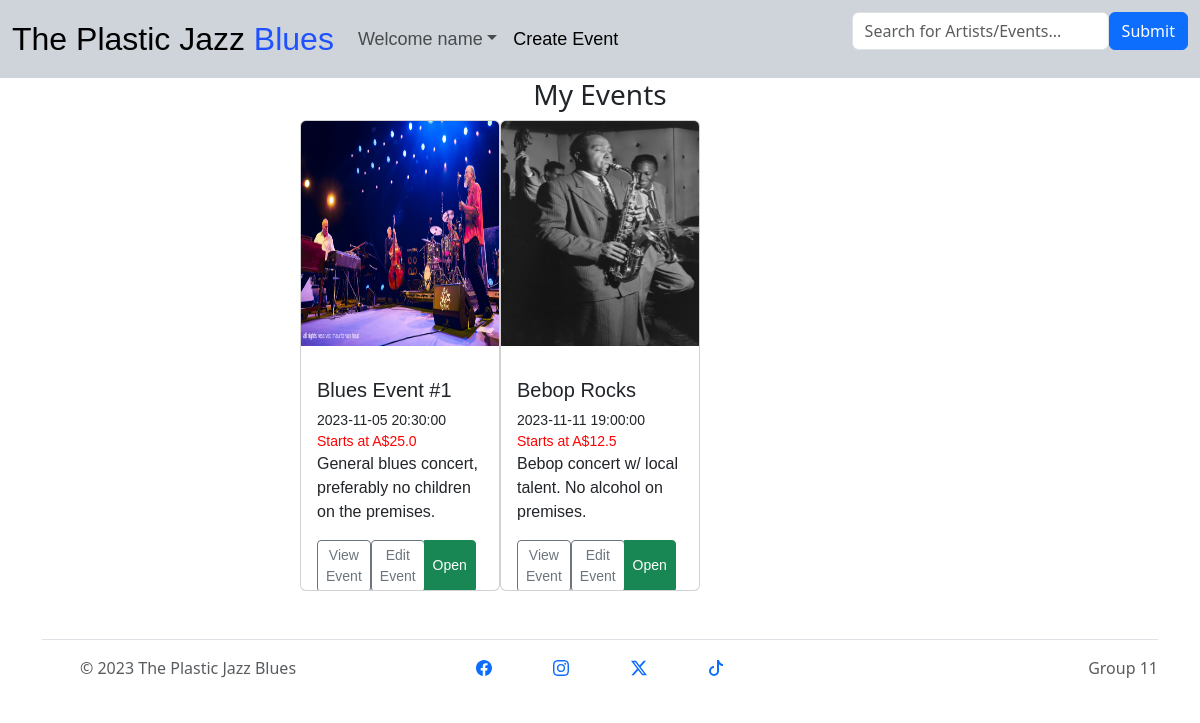
The page /myEvents (signed in) on the database its author committed.
### website/models.py (models this page shows, shortened)
class User(db.Model, UserMixin):
    __tablename__ = 'users'
    id = db.Column(db.Integer, primary_key=True)
    name = db.Column(db.String(100), index=True, unique=True, nullable=False)
    emailid = db.Column(db.String(100), index=True, nullable=False)
    phone = db.Column(db.String(16), index=True, nullable=False)
    postcode = db.Column(db.String(5), index=True, nullable=False)
    password_hash = db.Column(db.String(255), nullable=False)
    events = db.relationship('Events', backref='user')
    comments = db.relationship('Comment', backref='user')
    tickets = db.relationship('Tickets', backref='user')

class Events(db.Model):
    __tablename__ = 'events'
    id = db.Column(db.Integer, primary_key=True)
    event_manager_id = db.Column(db.Integer, db.ForeignKey('users.id'), nullable=False)
    name = db.Column(db.String(80))
    eventCategory = db.Column(db.String(80))
    description = db.Column(db.String(250))
    image = db.Column(db.String(400))
    ticketCapacity = db.Column(db.Integer)
    ticketsSold = db.Column(db.Integer, default=0)
    ticketPrice = db.Column(db.Float)
    address1 = db.Column(db.String(80))
    address2 = db.Column(db.String(80))
    city = db.Column(db.String(80))
    state = db.Column(db.String(80))
    postcode = db.Column(db.String(10))
    venueCapacity = db.Column(db.Integer)
    eventDate = db.Column(db.Date)
    eventTime = db.Column(db.Time)
    eventState = db.Column(db.String(20))
    comments = db.relationship('Comment', backref='event')
    tickets = db.relationship('Tickets', backref='event')

### website/views.py (the view)
@mainbp.route('/myEvents')
def myEvents():
    myevents = Events.query.filter(Events.event_manager_id == current_user.id).all()
    if not myevents:
        flash('You have no events. Create one first!', 'danger')
        return redirect(url_for('main.index'))
    else:
        return render_template('myEvents.html', myevents=myevents)

### website/__init__.py (called while the page is built)
def create_app():
    bootstrap = Bootstrap5(app)
    bcrypt = Bcrypt(app)
    app.secret_key = 'somerandomvalue'
    app.config['SQLALCHEMY_DATABASE_URI'] = 'sqlite:///eventdb.sqlite'
    db.init_app(app)
    UPLOAD_FOLDER = '/static/img'
    app.config['UPLOAD_FOLDER'] = UPLOAD_FOLDER
    login_manager = LoginManager()
    login_manager.login_view = 'auth.login'
    login_manager.init_app(app)
    from .models import User
    @login_manager.user_loader
    def load_user(user_id):
        return User.query.get(int(user_id))
    from . import views
    app.register_blueprint(views.mainbp)
    from . import events
    app.register_blueprint(events.evntbp)
    from . import auth
    app.register_blueprint(auth.authbp)
    return app

@app.context_processor
def get_context():
   year = datetime.datetime.today().year
   return dict(year=year)

### website/templates/myEvents.html (shortened to what this page needs)
<head>
    <link rel="stylesheet" href="../static/style/index_style.css" type="text/css"/>
  </head>
  {% extends 'base.html' %}
  {% block content %}
  <div class="row text-center">
      <h3>My Events</h3>
  </div>
  <div class="album">
      <div class="card-group">
      {% for event in myevents %}
          <div class="col-md-4">
              <div class="card mb-4 box-shadow">
                  <img class="card-img-top" data-src="holder.js/100px225?theme=thumb&amp;bg=55595c&amp;fg=eceeef&amp;text=Thumbnail" alt="Thumbnail [100%x225]" style="height: 225px; width: 100%; display: block;" src="{{ event.image }}" alt="Event Image" data-holder-rendered="true">
              <div class="card-body">
                  <p class="card-text">
                  <h5>{{event.name}}</h5>
                  <small>{{event.eventDate}} {{event.eventTime}}</small>
                  <small class="text-muted red-text"><span class="start-price">Starts at A${{event.ticketPrice}}</span></small><br>
                  {{event.description}}
                  </p>
                  <div class="justify-content-between align-items-center">
                      <div class="row">
                        <div class="col-7">
                          <div class="btn-group">
                            <a href="{{ url_for('event.show', id=event.id) }}">
                            <button type="button" class="btn btn-sm btn-outline-secondary">View Event</button>
                            </a>
                            <a href="{{ url_for('event.edit', event=event.id) }}">
                              <button type="button" class="btn btn-sm btn-outline-secondary">Edit Event</button>
                            </a>
                            {% if event.eventState == "Open" %}
                            <button type="button" class="btn btn-sm btn-success">Open</button>
                            {% elif event.eventState == "Expired" %}
                            <button type="button" class="btn btn-sm btn-danger">Expired</button>
                            {% elif event.eventState == "Sold Out" %}
                            <button type="button" class="btn btn-sm btn-warning">Sold Out</button>
                            {% else %}
                            <button type="button" class="btn btn-sm btn-danger">Cancelled</button>
                            {% endif %}
                          </div>
                        </div>
                      </div>
                    </div>
                  </div>
                </div>
              </div>
              {% endfor %}
          </div>
      </div>
  {% endblock %}

### website/templates/base.html (shortened to what this page needs)
<html>
<head>
    <link href="https://cdn.jsdelivr.net/npm/bootstrap@5.3.0-alpha3/dist/css/bootstrap.min.css" rel="stylesheet">
    <link rel="stylesheet" href="../static/style/index_style.css" type="text/css"/>
  </head>
<body>
    <header>
        <nav class="navbar navbar-expand-lg bg-dark-subtle sticky-top">
            <div class="container-fluid">
                <a id="logo" class="navbar-brand" href="/">The Plastic Jazz <span class="logo-colored-word">Blues</span></a>
                <div class="collapse navbar-collapse" id="navbarSupportedContent">
                    <ul class="navbar-nav me-auto mb-2 mb-lg-0">
                      {% if current_user.is_authenticated %}
                      <li class="nav-item dropdown">
                        <a class="nav-link dropdown-toggle" href="#" role="button" data-bs-toggle="dropdown" aria-expanded="false">
                         Welcome {{current_user.name}}</a>
                      </li>
                      {% endif %}
                      <li class="nav-item">
                        <a class="nav-link active" aria-current="page" href="{{ url_for('event.create') }}">Create Event</a>
                      </li>
                    </ul>
                    <form class="form-inline d-flex flex-nowrap" action="{{url_for('main.search')}}" >
                      <input type="text" name="search" class="form-control flex-grow-1 my-1 mr-sm-2" id="SearchForm" placeholder="Search for Artists/Events...">
                      <button type="submit" class="flex-shrink-1 btn btn-primary my-1">Submit</button>
                    </form>
                  </div>
            </div>
        </nav>
    </header>
    {% block content %}
    {% endblock %}
    <div class="container">
        <footer class="d-flex flex-wrap justify-content-between align-items-center py-3 my-4 border-top">
        <div class="col-md-4 d-flex align-items-center">
            <a href="/" class="mb-3 me-2 mb-md-0 text-muted text-decoration-none lh-1">
            <svg class="bi" width="30" height="24"><use xlink:href="#bootstrap"></use></svg>
            </a>
            <span class="mb-3 mb-md-0 text-muted">© 2023 The Plastic Jazz Blues</span>
        </div>
        <a class = "icon-link" href="https://www.facebook.com/">
        </a>
        <a class="icon-link" href="https://www.instagram.com/">
        </a>
        <a class="icon-link" href="https://twitter.com/">
        <svg xmlns="http://www.w3.org/2000/svg" width="16" height="16" fill="currentColor" class="bi bi-twitter-x" viewBox="0 0 16 16">
          <path d="M12.6.75h2.454l-5.36 6.142L16 15.25h-4.937l-3.867-5.07-4.425 5.07H.316l5.733-6.57L0 .75h5.063l3.495 4.633L12.601.75Zm-.86 13.028h1.36L4.323 2.145H2.865l8.875 11.633Z"/>
        </svg>
        </a>
        <a class="icon-link" href="https://www.tiktok.com/en/">
        <svg xmlns="http://www.w3.org/2000/svg" width="16" height="16" fill="currentColor" class="bi bi-tiktok" viewBox="0 0 16 16">
          <path d="M9 0h1.98c.144.715.54 1.617 1.235 2.512C12.895 3.389 13.797 4 15 4v2c-1.753 0-3.07-.814-4-1.829V11a5 5 0 1 1-5-5v2a3 3 0 1 0 3 3V0Z"/>
        </svg>
        </a>
        <ul class="nav col-md-4 justify-content-end list-unstyled d-flex">
            <span class="mb-3 mb-md-0 text-muted">Group 11</span>
        </ul>
        </footer>
    </div>
</body>
</html>

### website/static/style/index_style.css (style rules this page uses)
.logo-colored-word { color: #1F51FF; }
#logo { font-size: xx-large; font-family: 'Gill Sans', 'Gill Sans MT', Calibri, 'Trebuchet MS', sans-serif; }
.navbar-nav { font-family: 'Trebuchet MS', 'Lucida Sans Unicode', 'Lucida Grande', 'Lucida Sans', Arial, sans-serif; font-size: large; }
.album { font-family: 'Trebuchet MS', 'Lucida Sans Unicode', 'Lucida Grande', 'Lucida Sans', Arial, sans-serif; }
.card-body { height: 244px; overflow-y: scroll; }
.card-text { overflow: hidden; }
.start-price { color: red; }
.album { margin-left: 300px; margin-right: 300px; }
.card { max-width: 416px; max-height: 471px; }

### rows shown on the page
User: name "name"
Events: image (picture), name "Blues Event #1", eventDate "2023-11-05", eventTime "20:30:00", ticketPrice "25.0", description "General blues concert, preferably no children on the premises.", eventState "Open"
Events: image (picture), name "Bebop Rocks", eventDate "2023-11-11", eventTime "19:00:00", ticketPrice "12.5", description "Bebop concert w/ local talent. No alcohol on premises.", eventState "Open"
